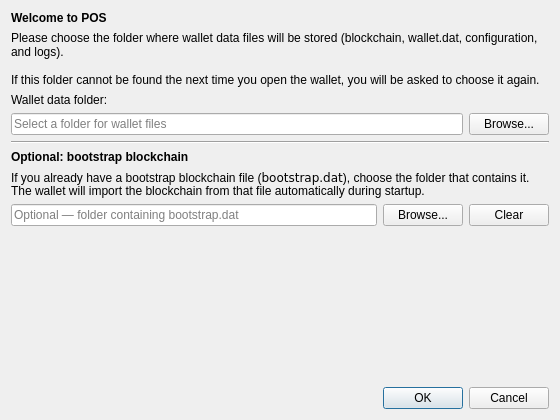
<?xml version="1.0" encoding="UTF-8"?>
<ui version="4.0">
 <class>IntroDialog</class>
 <widget class="QDialog" name="IntroDialog">
  <property name="geometry">
   <rect>
    <x>0</x>
    <y>0</y>
    <width>560</width>
    <height>420</height>
   </rect>
  </property>
  <property name="windowTitle">
   <string>Welcome to POS</string>
  </property>
  <layout class="QVBoxLayout" name="verticalLayout">
   <item>
    <widget class="QLabel" name="welcomeLabel">
     <property name="text">
      <string>&lt;b&gt;Welcome to POS&lt;/b&gt;</string>
     </property>
     <property name="textFormat">
      <enum>Qt::RichText</enum>
     </property>
    </widget>
   </item>
   <item>
    <widget class="QLabel" name="introLabel">
     <property name="wordWrap">
      <bool>true</bool>
     </property>
     <property name="text">
      <string>Please choose the folder where wallet data files will be stored (blockchain, wallet.dat, configuration, and logs).&lt;br/&gt;&lt;br/&gt;If this folder cannot be found the next time you open the wallet, you will be asked to choose it again.</string>
     </property>
     <property name="textFormat">
      <enum>Qt::RichText</enum>
     </property>
    </widget>
   </item>
   <item>
    <widget class="QLabel" name="dataDirLabel">
     <property name="text">
      <string>Wallet data folder:</string>
     </property>
    </widget>
   </item>
   <item>
    <layout class="QHBoxLayout" name="dataDirLayout">
     <item>
      <widget class="QLineEdit" name="dataDirEdit">
       <property name="placeholderText">
        <string>Select a folder for wallet files</string>
       </property>
      </widget>
     </item>
     <item>
      <widget class="QPushButton" name="dataDirButton">
       <property name="text">
        <string>Browse...</string>
       </property>
      </widget>
     </item>
    </layout>
   </item>
   <item>
    <widget class="Line" name="line">
     <property name="orientation">
      <enum>Qt::Horizontal</enum>
     </property>
    </widget>
   </item>
   <item>
    <widget class="QLabel" name="bootstrapTitleLabel">
     <property name="text">
      <string>&lt;b&gt;Optional: bootstrap blockchain&lt;/b&gt;</string>
     </property>
     <property name="textFormat">
      <enum>Qt::RichText</enum>
     </property>
    </widget>
   </item>
   <item>
    <widget class="QLabel" name="bootstrapLabel">
     <property name="wordWrap">
      <bool>true</bool>
     </property>
     <property name="text">
      <string>If you already have a bootstrap blockchain file (&lt;tt&gt;bootstrap.dat&lt;/tt&gt;), choose the folder that contains it. The wallet will import the blockchain from that file automatically during startup.</string>
     </property>
     <property name="textFormat">
      <enum>Qt::RichText</enum>
     </property>
    </widget>
   </item>
   <item>
    <layout class="QHBoxLayout" name="bootstrapLayout">
     <item>
      <widget class="QLineEdit" name="bootstrapEdit">
       <property name="placeholderText">
        <string>Optional — folder containing bootstrap.dat</string>
       </property>
      </widget>
     </item>
     <item>
      <widget class="QPushButton" name="bootstrapButton">
       <property name="text">
        <string>Browse...</string>
       </property>
      </widget>
     </item>
     <item>
      <widget class="QPushButton" name="bootstrapClearButton">
       <property name="text">
        <string>Clear</string>
       </property>
      </widget>
     </item>
    </layout>
   </item>
   <item>
    <widget class="QLabel" name="statusLabel">
     <property name="styleSheet">
      <string notr="true">color: #a00;</string>
     </property>
     <property name="text">
      <string/>
     </property>
     <property name="wordWrap">
      <bool>true</bool>
     </property>
    </widget>
   </item>
   <item>
    <spacer name="verticalSpacer">
     <property name="orientation">
      <enum>Qt::Vertical</enum>
     </property>
     <property name="sizeHint" stdset="0">
      <size>
       <width>20</width>
       <height>20</height>
      </size>
     </property>
    </spacer>
   </item>
   <item>
    <widget class="QDialogButtonBox" name="buttonBox">
     <property name="orientation">
      <enum>Qt::Horizontal</enum>
     </property>
     <property name="standardButtons">
      <set>QDialogButtonBox::Cancel|QDialogButtonBox::Ok</set>
     </property>
    </widget>
   </item>
  </layout>
 </widget>
 <resources/>
 <connections>
  <connection>
   <sender>buttonBox</sender>
   <signal>accepted()</signal>
   <receiver>IntroDialog</receiver>
   <slot>accept()</slot>
   <hints>
    <hint type="sourcelabel">
     <x>248</x>
     <y>254</y>
    </hint>
    <hint type="destinationlabel">
     <x>157</x>
     <y>274</y>
    </hint>
   </hints>
  </connection>
  <connection>
   <sender>buttonBox</sender>
   <signal>rejected()</signal>
   <receiver>IntroDialog</receiver>
   <slot>reject()</slot>
   <hints>
    <hint type="sourcelabel">
     <x>316</x>
     <y>260</y>
    </hint>
    <hint type="destinationlabel">
     <x>286</x>
     <y>274</y>
    </hint>
   </hints>
  </connection>
 </connections>
</ui>
